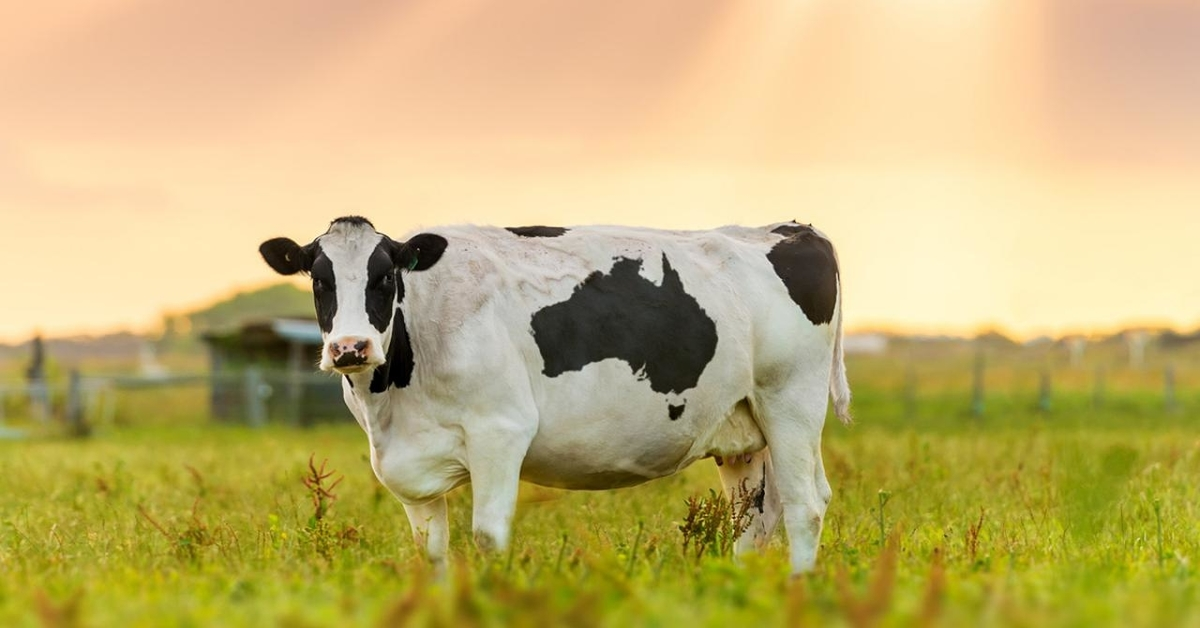
#> input picture images/Cow.jpg, 1200 x 628 px
$ jupyter execute 'Bitwise operations.ipynb'
#> lines starting #> are read from the running program, lines starting #| are printed output that depends on the picture; after the words box and inside, x2 and y2 are one past the last pixel; in counts of white or black regions, pixels touching at a corner belong together
[cell 1]
import cv2
import numpy as np
import matplotlib.pyplot as plt

[cell 2]
#Making a square
square = np.zeros((300, 300), np.uint8)
cv2.rectangle(square, (50, 50), (250, 250), 255, -1)# here we are using Grayscale so we have 2dimensions
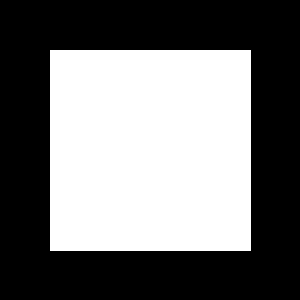
#> square: shape (300, 300); 44.9% white; 1 white region, box (x1, y1, x2, y2) and area: (50, 50, 251, 251) 40401
#Making a ellipse
ellipse = np.zeros((300, 300), np.uint8)
cv2.ellipse(ellipse, (150, 150), (150, 150), 30, 0, 180, 255, -1)
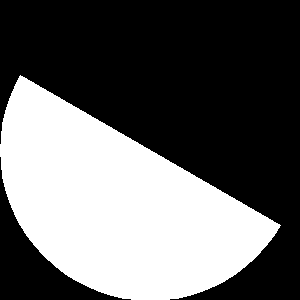
#> ellipse: shape (300, 300); 39.6% white; 1 white region, box (x1, y1, x2, y2) and area: (0, 75, 281, 300) 35626
#Plot
plt.subplot(121);plt.imshow(square,cmap='gray');plt.title("square");
plt.subplot(122);plt.imshow(ellipse,cmap='gray');plt.title("ellipse");
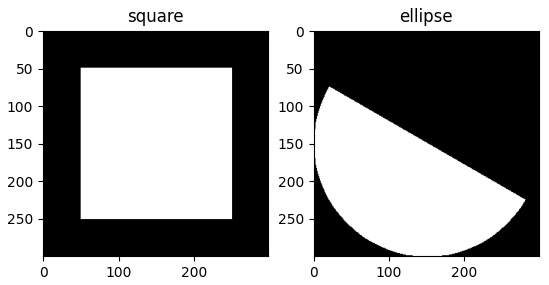
#> figure drawn by matplotlib, 2 panels

Bitwise operations in opencv :
Or -> bitwise_or
and -> bitwise_and

[cell 3]
#The operands should be in the same dimension
bitwise_and=cv2.bitwise_and(square,ellipse)# AND

bitwise_or=cv2.bitwise_or(square,ellipse)# OR

bitwise_xor=cv2.bitwise_xor(square,ellipse)#XOR

bitwise_not=cv2.bitwise_not(square)#Not

#Plot
plt.figure(figsize=[12,6])
plt.subplot(242);plt.imshow(square,cmap='gray');plt.title("Square");
plt.subplot(243);plt.imshow(ellipse,cmap='gray');plt.title("Ellipse");
plt.subplot(245);plt.imshow(bitwise_and,cmap='gray');plt.title("And");
plt.subplot(246);plt.imshow(bitwise_or,cmap='gray');plt.title("Or");
plt.subplot(247);plt.imshow(bitwise_xor,cmap='gray');plt.title("Xor");
plt.subplot(248);plt.imshow(bitwise_not,cmap='gray');plt.title("not (square)");
#white =1 , black =0
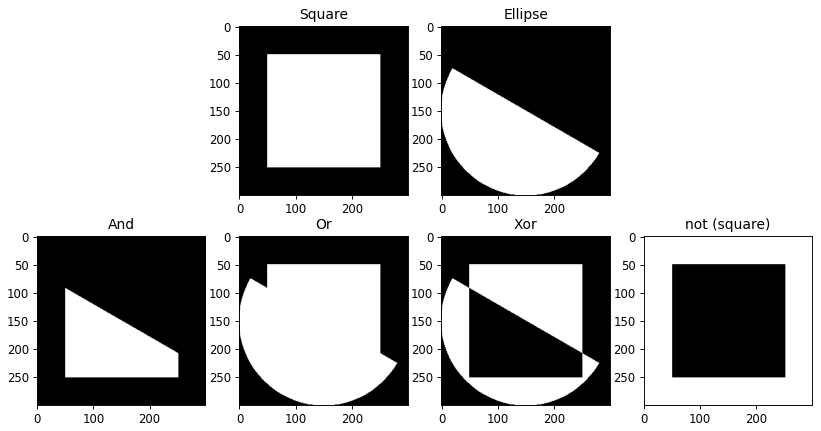
#> figure drawn by matplotlib, 6 panels

[cell 4]
img=cv2.imread('./images/Cow.jpg')
#> img is the input picture: shape (628, 1200, 3); mean B, G, R 115, 177.8, 195.8
cropped=img[100:600,150:650]
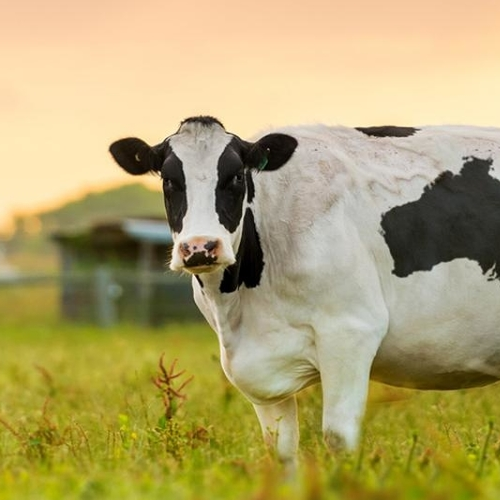
#> cropped: shape (500, 500, 3); mean B, G, R 109.1, 163.9, 177.5
circle=np.zeros((500,500,3),np.uint8)# here we have 3 color channel
cv2.circle(circle,(250,250),250,(255,255,255),-1)
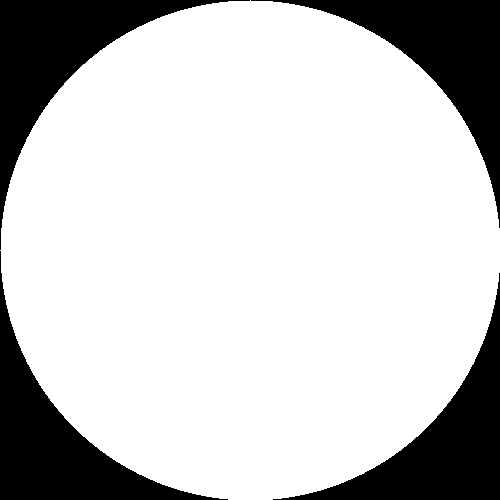
#> circle: shape (500, 500, 3); 78.5% white; 4 black regions, box (x1, y1, x2, y2) and area: (0, 0, 250, 250) 13670, (251, 0, 500, 228) 13420, (0, 251, 228, 500) 13420, (273, 273, 500, 500) 13171
output_img=cv2.bitwise_and(cropped,circle)
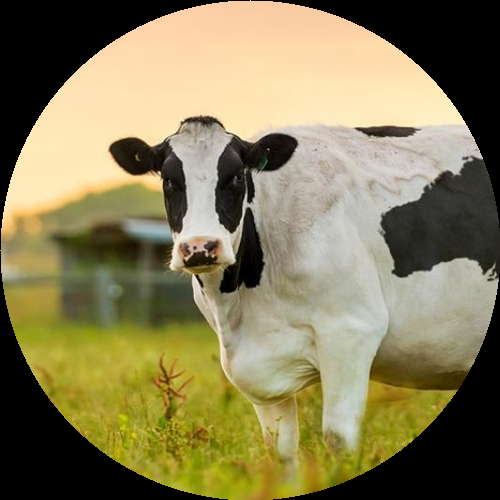
#> output_img: shape (500, 500, 3); mean B, G, R 87.4, 125.3, 134.3
plt.imshow(output_img[...,::-1])#BGR to RGB

[cell 5]
png_image = np.zeros((500,500,4), np.uint8)#4 color channel
png_image[:,:,0:3] = cropped
circle = np.zeros((500,500), np.uint8)# one color channel
cv2.circle(circle, (250, 250), 250, (255,255,255), -1) #White circle
png_image[:,:,3]= circle
cv2.imwrite("cow.png", png_image)
#> Out = True
